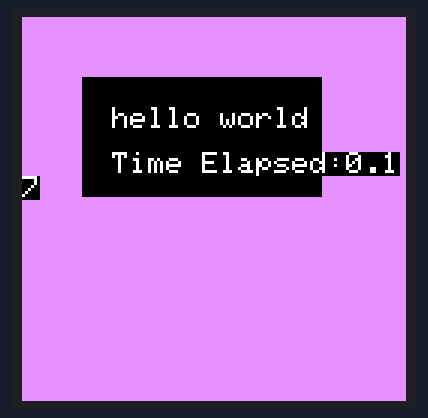
Bench run of a sketch on a simulated Arduino Uno, built with avr-gcc and run on an emulated ATmega328P. On the bench: 128×128 colour display. What the sketch prints to the serial monitor is not drawn.

Above: at 0.32 s.
At 5.14 s:
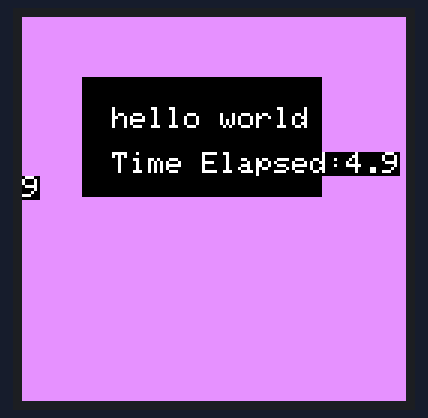
At 9.96 s:
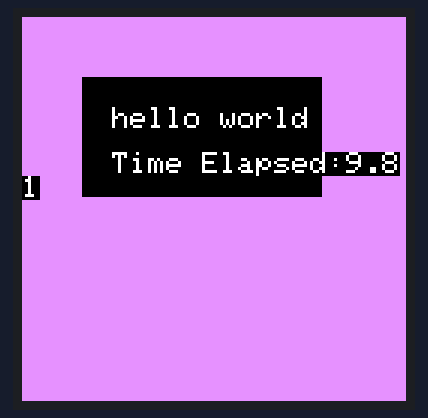
At 19.93 s:
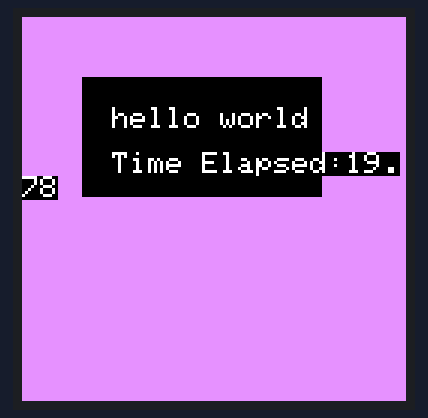
At 29.6 s:
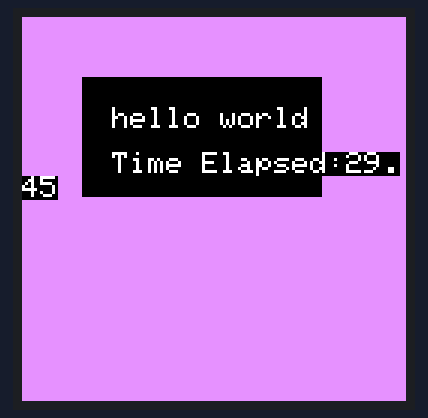
At 39.57 s:
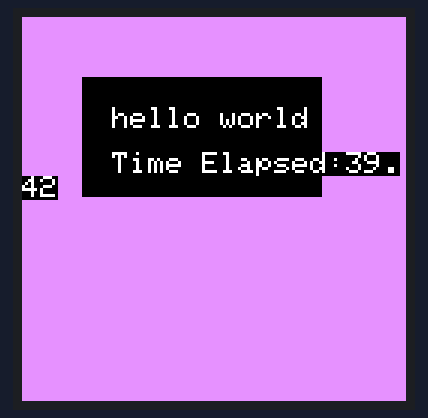

The sketch:

helloWorldScreen.ino
```cpp
//display hello world on screen

#include <Adafruit_GFX.h>    // Core graphics library
#include <Adafruit_ST7735.h> // Hardware-specific library for ST7735

#define TFT_CS         16
#define TFT_RST        0
#define TFT_DC         4

//Instantiate an object of ST7735 and naming it tft
Adafruit_ST7735 tft = Adafruit_ST7735(TFT_CS, TFT_DC, TFT_RST);
void setup() {
  // put your setup code here, to run once:
  Serial.begin(9600);
  Serial.println();

  Serial.println("Screen Initializing");
  // Init ST7735R chip, green tab
  tft.initR(INITR_144GREENTAB);
  Serial.println("Screen Initialized");

  tft.fillScreen(0xE49F);
  tft.setTextWrap(true);

  //(xpos, ypos, w, h, color)
  tft.fillRect(20,20,80,40, ST77XX_BLACK);

  tft.setCursor(30,30);
  tft.setTextSize(1);
  tft.setTextColor(ST77XX_WHITE);

  tft.println("hello world");


}

void loop() {
  // put your main code here, to run repeatedly:
  unsigned long timeElapsed = millis(); //time in ms since MCU start

  float timeElapsedFloat = float(timeElapsed) / 1000;

   tft.setCursor(30,45);
  tft.setTextSize(1);
  tft.setTextColor(ST77XX_WHITE, ST77XX_BLACK);
  tft.print ("Time Elapsed:"); tft.println(timeElapsedFloat);
}
```
